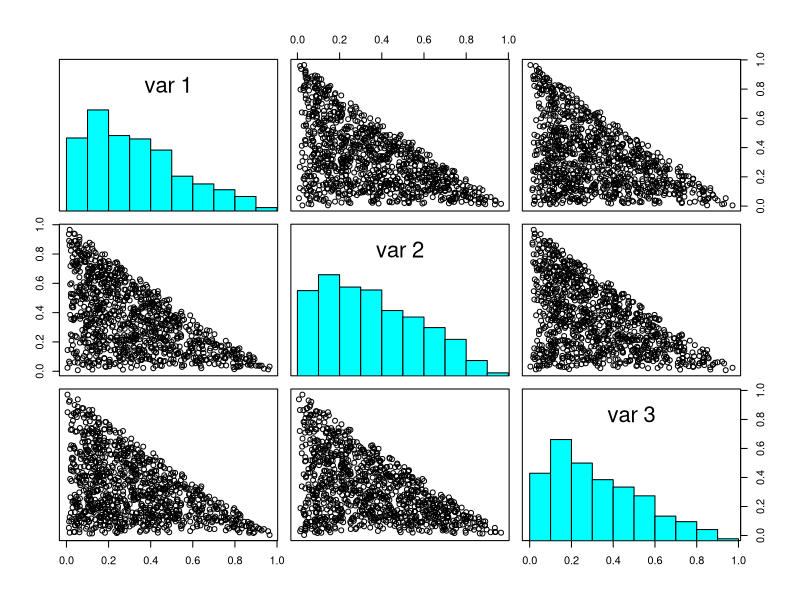
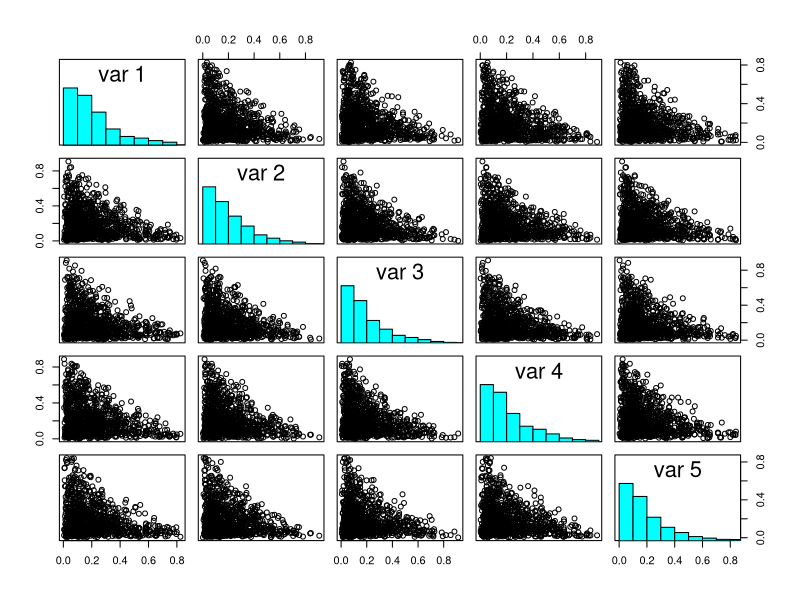

These figures' R source, in order: (Note: this script raises an error after producing the figures.)
# explore clr 
rm(list = ls())
graphics.off()
# ------------------------------------------------------------------------------
# annoying pairs functions
## put histograms on the diagonal
panel.hist <- function(x, ...)
{
  usr <- par("usr"); on.exit(par(usr))
  par(usr = c(usr[1:2], 0, 1.5) )
  h <- hist(x, plot = FALSE)
  breaks <- h$breaks; nB <- length(breaks)
  y <- h$counts; y <- y/max(y)
  rect(breaks[-nB], 0, breaks[-1], y, col = "cyan", ...)
}

# ------------------------------------------------------------------------------
                         

generateCLR <- function(K, mu.f = rep(0, K), s.f = rep(1, K)){
  
  #mu.f <- rep(0, K)
  #s.f  <- rep(1, K) 
  
  f <- rnorm(K, mu.f, s.f)
  
  exp.f <- exp(f)
  
  p <- exp.f / sum(exp.f)
  
  return(p)

}

# ------------------------------------------------------------------------------
                         
# simulate some numbers
# number of sources
K <- 3

samples <- 10 ^ 3

res.p <- matrix(0, nrow = samples, ncol = K)

for (i in 1:samples){
  
  res.p[i,] <- generateCLR(K)
  
}



pairs(res.p, diag.panel = panel.hist)


# ------------------------------------------------------------------------------
# do the same with K = 5 sources
K.2 <- 5

samples <- 10 ^ 3

res.p2 <- matrix(0, nrow = samples, ncol = K.2)

for (i in 1:samples){
  
  res.p2[i,] <- generateCLR(K.2)
  
}



pairs(res.p2, diag.panel = panel.hist)


# ------------------------------------------------------------------------------
# Dirichlet

# do the same with K = 5 sources
K.3 <- 5

samples <- 10 ^ 3

res.p3 <- matrix(0, nrow = samples, ncol = K.3)

for (i in 1:samples){
  
  res.p3[i,] <- rdirichlet(rep(1, K.3))
  
}



pairs(res.p3, diag.panel = panel.hist)






